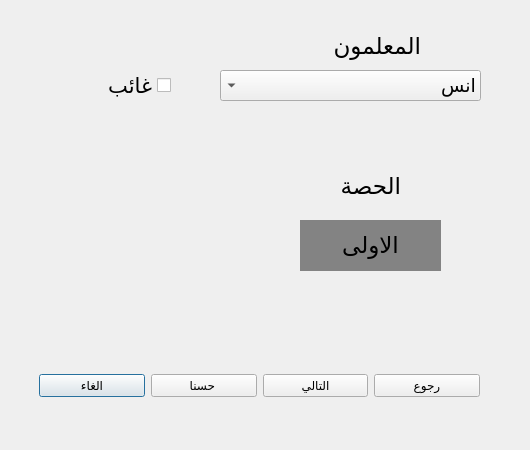
<?xml version="1.0" encoding="UTF-8"?>
<ui version="4.0">
 <class>Dialog</class>
 <widget class="QDialog" name="Dialog">
  <property name="geometry">
   <rect>
    <x>0</x>
    <y>0</y>
    <width>530</width>
    <height>450</height>
   </rect>
  </property>
  <property name="windowTitle">
   <string>Dialog</string>
  </property>
  <widget class="QWidget" name="layoutWidget">
   <property name="geometry">
    <rect>
     <x>39</x>
     <y>350</y>
     <width>441</width>
     <height>71</height>
    </rect>
   </property>
   <layout class="QHBoxLayout" name="horizontalLayout">
    <item>
     <widget class="QPushButton" name="pushButton_4">
      <property name="text">
       <string>الغاء</string>
      </property>
     </widget>
    </item>
    <item>
     <widget class="QPushButton" name="pushButton_2">
      <property name="text">
       <string>حسنا </string>
      </property>
     </widget>
    </item>
    <item>
     <widget class="QPushButton" name="pushButton">
      <property name="text">
       <string>التالي</string>
      </property>
     </widget>
    </item>
    <item>
     <widget class="QPushButton" name="pushButton_3">
      <property name="text">
       <string>رجوع</string>
      </property>
     </widget>
    </item>
   </layout>
  </widget>
  <widget class="QComboBox" name="comboBox">
   <property name="geometry">
    <rect>
     <x>220</x>
     <y>70</y>
     <width>261</width>
     <height>31</height>
    </rect>
   </property>
   <property name="font">
    <font>
     <pointsize>14</pointsize>
    </font>
   </property>
   <property name="layoutDirection">
    <enum>Qt::RightToLeft</enum>
   </property>
   <item>
    <property name="text">
     <string>انس</string>
    </property>
   </item>
   <item>
    <property name="text">
     <string>مؤمن</string>
    </property>
   </item>
   <item>
    <property name="text">
     <string>محمد خالد</string>
    </property>
   </item>
   <item>
    <property name="text">
     <string>عسبلي</string>
    </property>
   </item>
  </widget>
  <widget class="QLabel" name="label">
   <property name="geometry">
    <rect>
     <x>280</x>
     <y>30</y>
     <width>141</width>
     <height>31</height>
    </rect>
   </property>
   <property name="font">
    <font>
     <pointsize>17</pointsize>
    </font>
   </property>
   <property name="text">
    <string>المعلمون</string>
   </property>
  </widget>
  <widget class="QLabel" name="label_2">
   <property name="geometry">
    <rect>
     <x>260</x>
     <y>170</y>
     <width>141</width>
     <height>31</height>
    </rect>
   </property>
   <property name="font">
    <font>
     <pointsize>17</pointsize>
    </font>
   </property>
   <property name="text">
    <string>الحصة</string>
   </property>
  </widget>
  <widget class="QCheckBox" name="checkBox">
   <property name="geometry">
    <rect>
     <x>80</x>
     <y>60</y>
     <width>91</width>
     <height>51</height>
    </rect>
   </property>
   <property name="font">
    <font>
     <pointsize>16</pointsize>
     <weight>50</weight>
     <bold>false</bold>
    </font>
   </property>
   <property name="layoutDirection">
    <enum>Qt::RightToLeft</enum>
   </property>
   <property name="text">
    <string>غائب</string>
   </property>
  </widget>
  <widget class="QLabel" name="label_3">
   <property name="geometry">
    <rect>
     <x>300</x>
     <y>220</y>
     <width>141</width>
     <height>51</height>
    </rect>
   </property>
   <property name="font">
    <font>
     <pointsize>17</pointsize>
    </font>
   </property>
   <property name="mouseTracking">
    <bool>true</bool>
   </property>
   <property name="styleSheet">
    <string notr="true">background-color: rgb(131, 131, 131);</string>
   </property>
   <property name="text">
    <string>&lt;html&gt;&lt;head/&gt;&lt;body&gt;&lt;p align=&quot;center&quot;&gt;الاولى&lt;/p&gt;&lt;/body&gt;&lt;/html&gt;</string>
   </property>
  </widget>
 </widget>
 <resources/>
 <connections/>
</ui>
